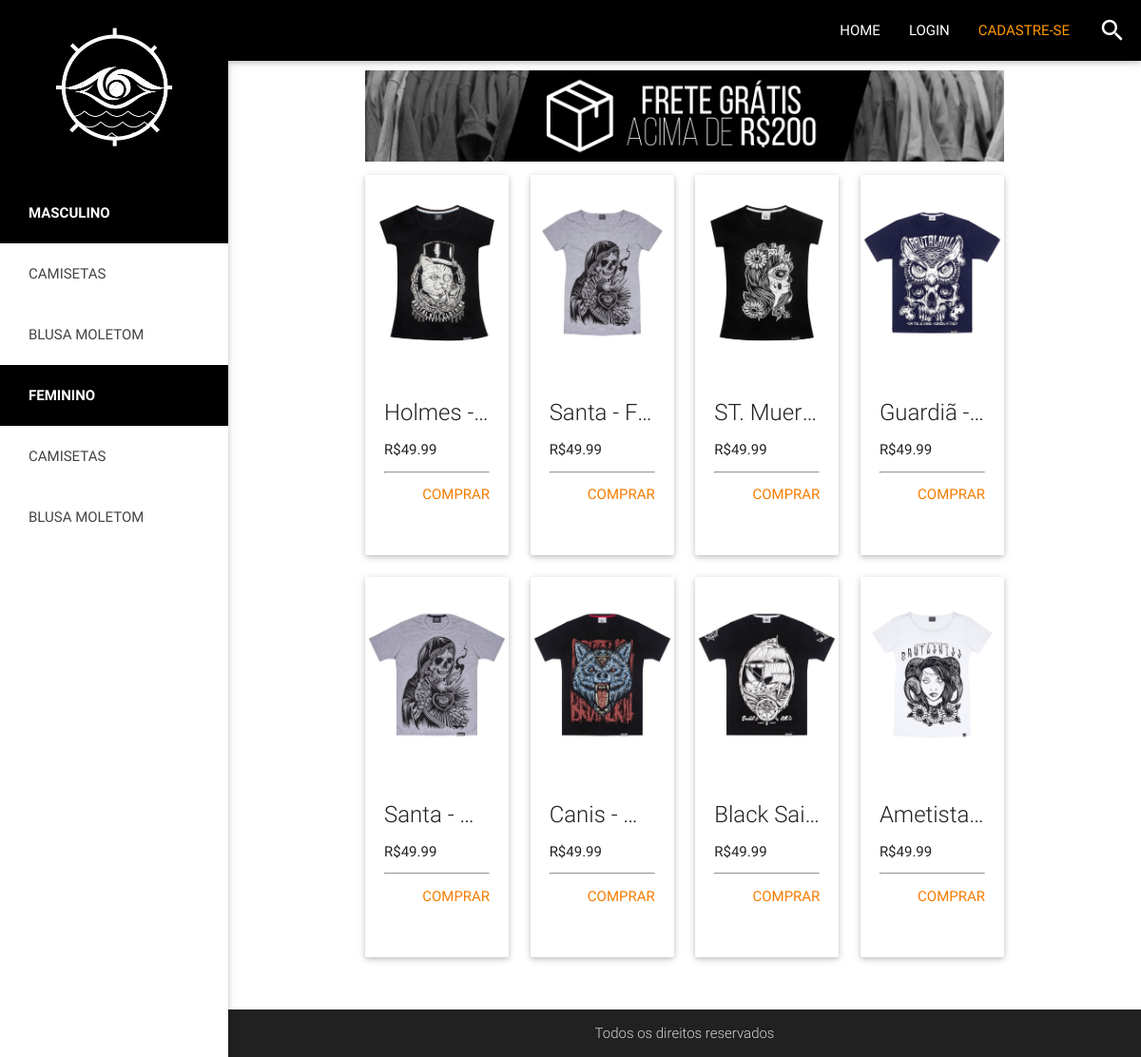
The page / on the database its author committed.
### tables this page shows
CREATE TABLE IF NOT EXISTS `produto` (
  `id` int(11) NOT NULL AUTO_INCREMENT,
  `nome` varchar(255) NOT NULL,
  `Categoria` varchar(50) NOT NULL,
  `sexo` varchar(10) NOT NULL,
  `descri` varchar(1000) NOT NULL,
  `preco` decimal(10,2) NOT NULL,
  `foto` varchar(255) NOT NULL,
  PRIMARY KEY (`id`)
);

### index.php (the view, shortened to what this page needs)
<?php include'head.php' ?>
    <div class="container">
    <img class="responsive-img" src="img/frete.png">
        <div class="col s12 m9 l10">
            <div class="row">
                <?php
                        $sql = "SELECT * FROM produto ORDER BY RAND() limit 8";
                        $query = $con->query($sql);
                        while($fetch = $query->fetch_assoc()){
                        ?>
                    <div class="col m4 l3">
                        <div class="card medium">
                            <div class="card-image">
                              <img class="responsive-img" src="uploads/<?= $fetch["foto"] ?>">
                            </div>
                            <div class="card-content">
                                <a href="produto.php?id=<?= $fetch["id"] ?>"><p><span class="card-title activator grey-text text-darken-4 truncate"><?= $fetch["nome"] ?> - <?=  ucfirst($fetch["sexo"]) ?></span></p></a>
                                <p class="">R$<?= $fetch["preco"] ?><br></p>
                                <div class="red-text"><hr></div>
                              <p><a href="produto.php?id=<?= $fetch["id"] ?>" class="orange-text text-darken-2 right">COMPRAR</a></p>
                            </div>
                          </div>
                    </div>
                    <?php }?>
            </div>
        </div>
    </div>
    <?php include'footer.php' ?>

### head.php (shortened to what this page needs)
<!DOCTYPE html>
<html lang="en">
    <head>
        <link href="css/materialize.min.css" type="text/css" rel="stylesheet" media="screen,projection" />
        <link href="css/style.css" type="text/css" rel="stylesheet" media="screen,projection" />
    </head>
    <body>
        <header>
            <nav class="top-nav black">
                <div class="container">
                    <div class="nav-wrapper"><span id="logo-container" class="brand-logo"></span></div>
                </div>
                <div class="nav-wrapper black">
                    <ul class="right hide-on-med-and-down">
                        <li><a class="white-text" href="index.php">HOME</a></li>
                        <li id="log"><a href="#mlogin" class="modal-trigger white-text">LOGIN</a></li>
                        <li id="cad"><a href="#mcad" class="modal-trigger orange-text">CADASTRE-SE</a></li>
                        <li><a href="#"><i class="material-icons white-text">search</i></a></li>
                    </ul>
                </div>
            </nav>
            <ul id="nav-mobile" class="side-nav fixed">
                <ul id="slide-out" class="side-nav fixed">
                    <li class="logo black center">
                        <a href="index.php" id="logo-container"><img src="img/logo.png"></a>
                        <br>
                        <br>
                    </li>
                    <li><a class="black white-text" href="mostrarprodutos.php?sexo=masculino"><b>MASCULINO</b></a></li>
                    <li><a href="mostrarprodutos.php?sexo=masculino&categoria=camiseta">CAMISETAS</a></li>
                    <li><a href="mostrarprodutos.php?sexo=masculino&categoria=moleton">BLUSA MOLETOM</a></li>
                    <li><a class="black white-text" href="mostrarprodutos.php?sexo=feminino"><b>FEMININO</b></a></li>
                    <li><a href="mostrarprodutos.php?sexo=feminino&categoria=camiseta">CAMISETAS</a></li>
                    <li><a href="mostrarprodutos.php?sexo=feminino&categoria=moleton">BLUSA MOLETOM</a></li>
                </ul>
            </ul>
        </header>
        <main>

### footer.php (shortened to what this page needs)
</main>
<footer class="page-footer white">
    <div class="footer-copyright grey darken-4">
        <div class="container center">
            Todos os direitos reservados
        </div>
    </div>
</footer>
</body>
    </html>

### css/style.css (style rules this page uses)
nav ul a, nav .brand-logo { color: #444; }
p { line-height: 2rem; }
footer.page-footer { margin: 0; }
header, main, footer { padding-left: 240px; }
body { display: flex; min-height: 100vh; flex-direction: column; }
main { flex: 1 0 auto; }
#logo-container { padding: 25px; }

### rows shown on the page
produto: foto (picture), nome "Holmes", preco "49.99"
produto: foto (picture), nome "Santa", sexo "F…", preco "49.99"
produto: foto (picture), nome "ST. Muer…", preco "49.99"
produto: foto (picture), nome "Guardiã", preco "49.99"
produto: foto (picture), nome "Santa", preco "49.99"
produto: foto (picture), nome "Canis", preco "49.99"
produto: foto (picture), nome "Black Sai…", preco "49.99"
produto: foto (picture), nome "Ametista…", preco "49.99"
